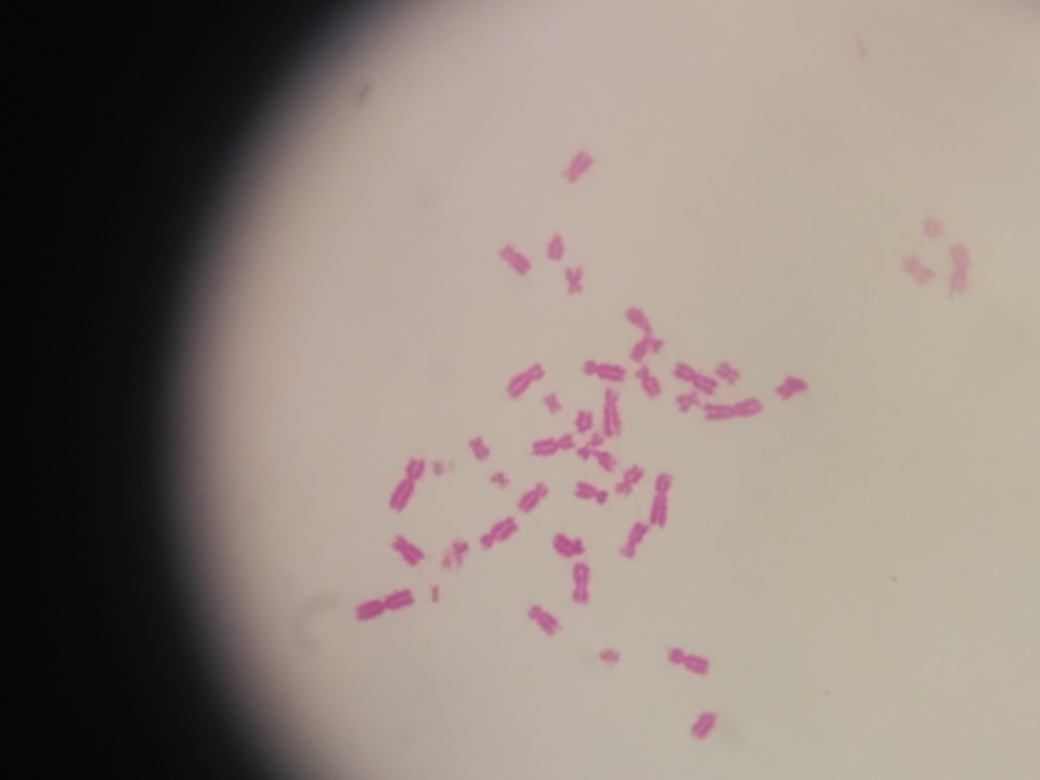
#> input picture image-processing/database/originals/1.jpg, 4160 x 3120 px (shown at 1/4 size); its folder holds only this picture in this run
$ jupyter execute --allow-errors colors_test.ipynb
#> lines starting #> are read from the running program, lines starting #| are printed output that depends on the picture
# Imports

[cell 1]
import cv2
import matplotlib.pyplot as plt
import numpy as np
from pathlib import Path

# Funções Helpers

## Desenha possíveis cromossomos

[cell 2]
# [13 lines left out: function draw_cp, not called in this run]

## Remove Ruídos

[cell 3]
# [10 lines left out: function remove_cp, not called in this run]

## Remove fundo branco

[cell 4]
# [10 lines left out: function clean_fundo, not called in this run]

# Paths uteis

[cell 5]
path = Path('database/originals')

# Brincando com as cores

## HSV, YCrCb e LAB paths

[cell 6]
HSV_path = 'tests/HSV'
Path(HSV_path).mkdir(parents=True, exist_ok=True)

YCrCb_path = 'tests/YCrCb'
Path(YCrCb_path).mkdir(parents=True, exist_ok=True)

LAB_path = 'tests/LAB'
Path(LAB_path).mkdir(parents=True, exist_ok=True)

RGB_path = 'tests/RGB'
Path(RGB_path).mkdir(parents=True, exist_ok=True)

## [Função] BGR imagens para HSV/YCrCb/LAB

[cell 7]
def other_colors(file, HSV_path, YCrCb_path, LAB_path, RGB_path):
#> called with HSV_path = 'tests/HSV', YCrCb_path = 'tests/YCrCb', LAB_path = 'tests/LAB', RGB_path = 'tests/RGB'
    image = cv2.imread(str(file))
#> image is the input picture: shape (3120, 4160, 3); mean B, G, R 124.9, 132.8, 144.8

    hsv = cv2.cvtColor(image, cv2.COLOR_BGR2HSV)
#> hsv: shape (3120, 4160, 3); mean H, S, V 22.8, 29.6, 144.8
    ycrcb = cv2.cvtColor(image, cv2.COLOR_BGR2YCrCb)
#> ycrcb: shape (3120, 4160, 3); mean of channels 0, 1, 2 135.5, 134.6, 122
    lab = cv2.cvtColor(image, cv2.COLOR_BGR2LAB)
#> lab: shape (3120, 4160, 3); mean of channels 0, 1, 2 140.4, 131.1, 133.7

    cv2.imwrite(HSV_path + '/' + file.name, hsv)
    cv2.imwrite(YCrCb_path + '/' + file.name, ycrcb)
    cv2.imwrite(LAB_path + '/' + file.name, lab)

    name = file.name.split('.')[0]

    h, s, v = cv2.split(hsv)
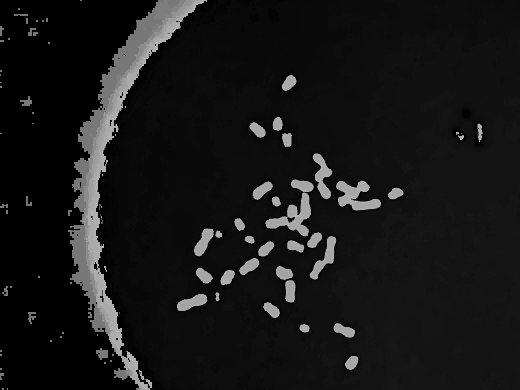
#> h: shape (3120, 4160) (shown at 1/8 size); min 0, max 179, mean 22.8
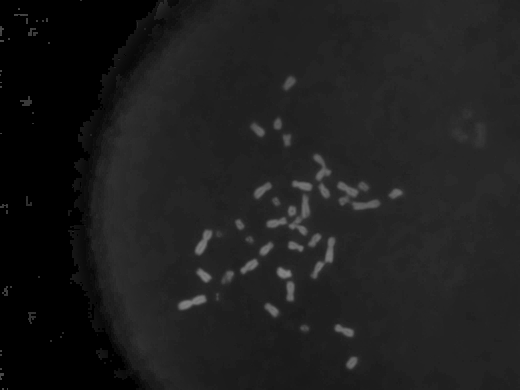
#> s: shape (3120, 4160) (shown at 1/8 size); min 0, max 138, mean 29.6
    cv2.imwrite(HSV_path + '/' + name + '_h.jpg', h)
    cv2.imwrite(HSV_path + '/' + name + '_s.jpg', s)
    cv2.imwrite(HSV_path + '/' + name + '_v.jpg', v)

    y, cr, cb = cv2.split(ycrcb)
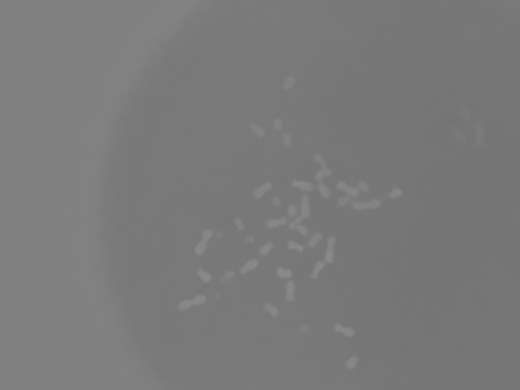
#> cb: shape (3120, 4160) (shown at 1/8 size); min 115, max 141, mean 122
    cv2.imwrite(YCrCb_path + '/' + name + '_y.jpg', y)
    cv2.imwrite(YCrCb_path + '/' + name + '_cr.jpg', cr)
    cv2.imwrite(YCrCb_path + '/' + name + '_cb.jpg', cb)

    l, a, b = cv2.split(ycrcb)
    cv2.imwrite(LAB_path + '/' + name + '_l.jpg', l)
    cv2.imwrite(LAB_path + '/' + name + '_a.jpg', a)
    cv2.imwrite(LAB_path + '/' + name + '_b.jpg', b)

    b, g, r = cv2.split(image)
    cv2.imwrite(RGB_path + '/' + name + '_b.jpg', b)
    cv2.imwrite(RGB_path + '/' + name + '_g.jpg', g)
    cv2.imwrite(RGB_path + '/' + name + '_r.jpg', r)

## Pegando as imagens originais

[cell 8]
files = [file for file in path.iterdir() if file.is_file()]

### Convertendo as imagens originais em outros sistemas de cores

[cell 9]
for file in files:
    other_colors(file, HSV_path, YCrCb_path, LAB_path, RGB_path)

# Brincando com a luminosidade e contraste

## Método 1

Ref:
- https://docs.opencv.org/3.4/d3/dc1/tutorial_basic_linear_transform.html
- https://docs.opencv.org/2.4/modules/core/doc/operations_on_arrays.html#convertscaleabs

### Paths utilizados

[cell 10]
LAB_contraste_lum_path = 'tests/LAB_contraste_luminosidade'
Path(LAB_contraste_lum_path).mkdir(parents=True, exist_ok=True)

RGB_contraste_lum_path = 'tests/RGB_contraste_luminosidade'
Path(RGB_contraste_lum_path).mkdir(parents=True, exist_ok=True)

YCrCb_contraste_lum_path = 'tests/YCrCb_contraste_luminosidade'
Path(YCrCb_contraste_lum_path).mkdir(parents=True, exist_ok=True)

### Alpha e Beta

[cell 11]
alpha = 1.5 # Contrast control (1.0-3.0)
beta = -80 # Brightness control (0-100)

### Altera imagens

[cell 12]
for file in files:
    image = cv2.imread(str(file))
    name = file.name.split('.')[0]

    lab= cv2.cvtColor(image, cv2.COLOR_BGR2LAB)
    l, a, b = cv2.split(lab)

    lnew = cv2.convertScaleAbs(l, alpha=alpha, beta=beta)

    limg = cv2.merge((lnew,a,b))
#> limg: shape (3120, 4160, 3); mean of channels 0, 1, 2 157.2, 131.1, 133.7
    cv2.imwrite(LAB_contraste_lum_path + '/' + name + '_l.jpg', lnew)
    cv2.imwrite(LAB_contraste_lum_path + '/' + name + '.jpg', limg)

    final = cv2.cvtColor(limg, cv2.COLOR_LAB2BGR)
    cv2.imwrite(RGB_contraste_lum_path + '/' + name + '.jpg', final)

    b, g, r = cv2.split(final)
    cv2.imwrite(RGB_contraste_lum_path + '/' + name + '_b.jpg', b)
    cv2.imwrite(RGB_contraste_lum_path + '/' + name + '_g.jpg', g)
    cv2.imwrite(RGB_contraste_lum_path + '/' + name + '_r.jpg', r)

    final = cv2.cvtColor(final, cv2.COLOR_RGB2YCrCb)
#> final: shape (3120, 4160, 3); mean of channels 0, 1, 2 148.1, 122.9, 135.4
    cv2.imwrite(YCrCb_contraste_lum_path + '/' + name + '.jpg', final)

    y, cr, cb = cv2.split(final)
    cv2.imwrite(YCrCb_contraste_lum_path + '/' + name + '_y.jpg', y)
    cv2.imwrite(YCrCb_contraste_lum_path + '/' + name + '_cr.jpg', cr)
    cv2.imwrite(YCrCb_contraste_lum_path + '/' + name + '_cb.jpg', cb)

## Método 2
Ref https://stackoverflow.com/a/41075028

### Paths utilizados

[cell 13]
LAB_contraste_path = 'tests/LAB_contraste'
Path(LAB_contraste_path).mkdir(parents=True, exist_ok=True)

RGB_contraste_path = 'tests/RGB_contraste'
Path(RGB_contraste_path).mkdir(parents=True, exist_ok=True)

YCrCb_contraste_path = 'tests/YCrCb_contraste'
Path(YCrCb_contraste_path).mkdir(parents=True, exist_ok=True)

### Altera imagens

[cell 14]
for file in files:
    image = cv2.imread(str(file))
    name = file.name.split('.')[0]

    lab= cv2.cvtColor(image, cv2.COLOR_BGR2LAB)
    l, a, b = cv2.split(lab)

    clahe = cv2.createCLAHE(clipLimit=3.0, tileGridSize=(8,8))
    cl = clahe.apply(l)

    #-----Merge the CLAHE enhanced L-channel with the a and b channel-----------
    limg = cv2.merge((cl,a,b))
#> limg: shape (3120, 4160, 3); mean of channels 0, 1, 2 146.7, 131.1, 133.7
    cv2.imwrite(LAB_contraste_path + '/' + name + '_l.jpg', cl)
    cv2.imwrite(LAB_contraste_path + '/' + name + '.jpg', limg)

    final = cv2.cvtColor(limg, cv2.COLOR_LAB2BGR)
    cv2.imwrite(RGB_contraste_path + '/' + name + '.jpg', final)

    b, g, r = cv2.split(final)
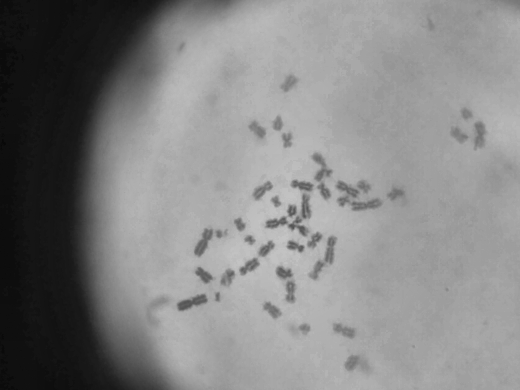
#> b: shape (3120, 4160) (shown at 1/8 size); min 4, max 198, mean 131.6
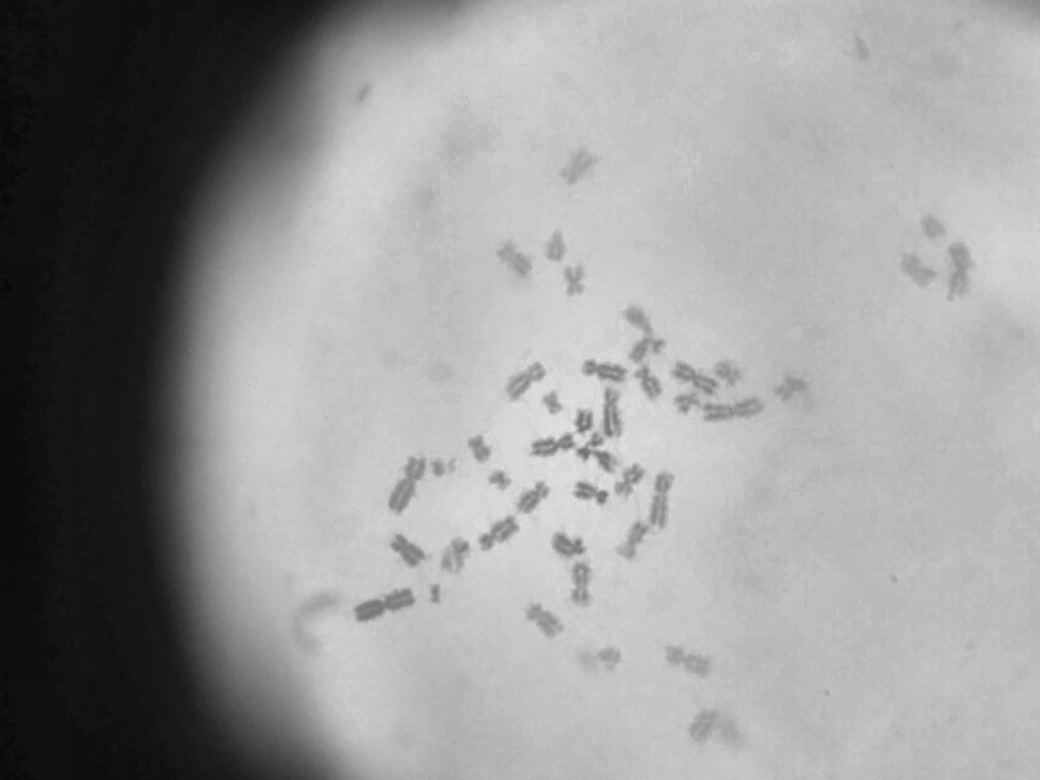
#> r: shape (3120, 4160) (shown at 1/4 size); min 3, max 233, mean 151.6
    cv2.imwrite(RGB_contraste_path + '/' + name + '_b.jpg', b)
    cv2.imwrite(RGB_contraste_path + '/' + name + '_g.jpg', g)
    cv2.imwrite(RGB_contraste_path + '/' + name + '_r.jpg', r)

    final = cv2.cvtColor(final, cv2.COLOR_RGB2YCrCb)
#> final: shape (3120, 4160, 3); mean of channels 0, 1, 2 138.6, 123, 135.3
    cv2.imwrite(YCrCb_contraste_lum_path + '/' + name + '.jpg', final)

    y, cr, cb = cv2.split(final)
    cv2.imwrite(YCrCb_contraste_path + '/' + name + '_y.jpg', y)
    cv2.imwrite(YCrCb_contraste_path + '/' + name + '_cr.jpg', cr)
    cv2.imwrite(YCrCb_contraste_path + '/' + name + '_cb.jpg', cb)

$ run again, on image-processing/database/originals/17.jpg
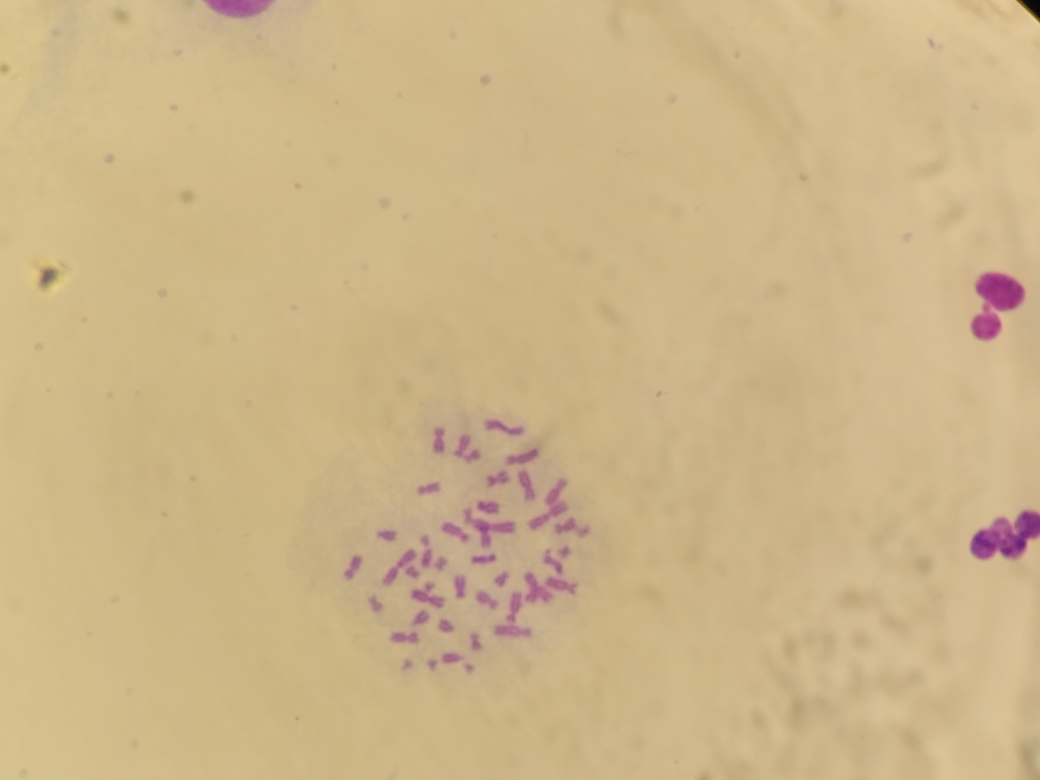
#> input picture image-processing/database/originals/17.jpg, 4160 x 3120 px (shown at 1/4 size)
#> in other_colors, image is the input picture: shape (3120, 4160, 3); mean B, G, R 137.3, 181, 205
#> hsv: shape (3120, 4160, 3); mean H, S, V 22.1, 84.9, 205
#> ycrcb: shape (3120, 4160, 3); mean of channels 0, 1, 2 183.2, 143.7, 102.1
#> lab: shape (3120, 4160, 3); mean of channels 0, 1, 2 190.7, 130.4, 153.5
#> `b, g, r = cv2.split(final)`:
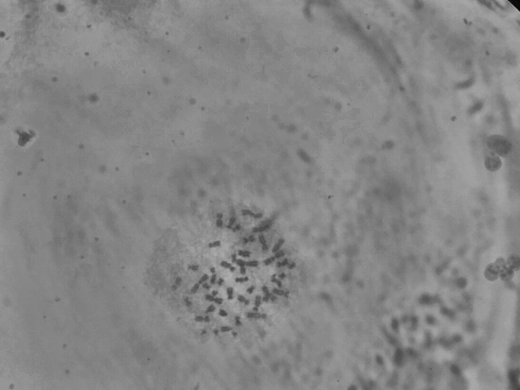
#> b: shape (3120, 4160) (shown at 1/8 size); min 0, max 184, mean 133.4
#> `y, cr, cb = cv2.split(final)`:
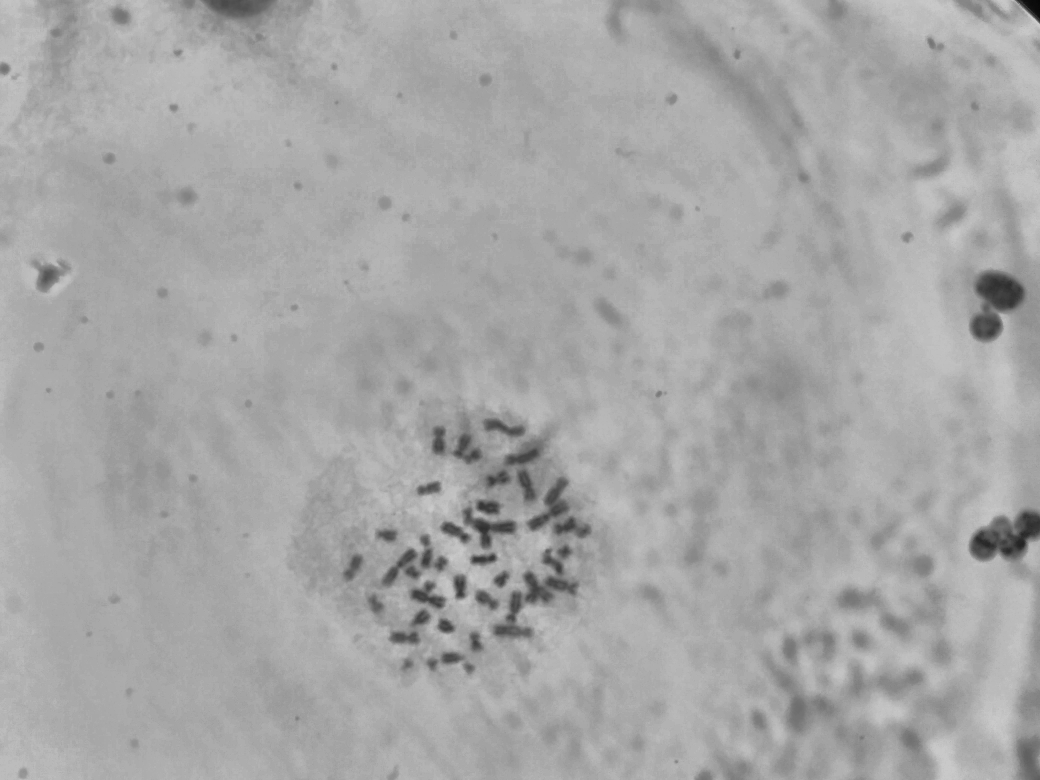
#> y: shape (3120, 4160) (shown at 1/4 size); min 2, max 218, mean 166.7

$ run again, on image-processing/database/originals/18.jpg
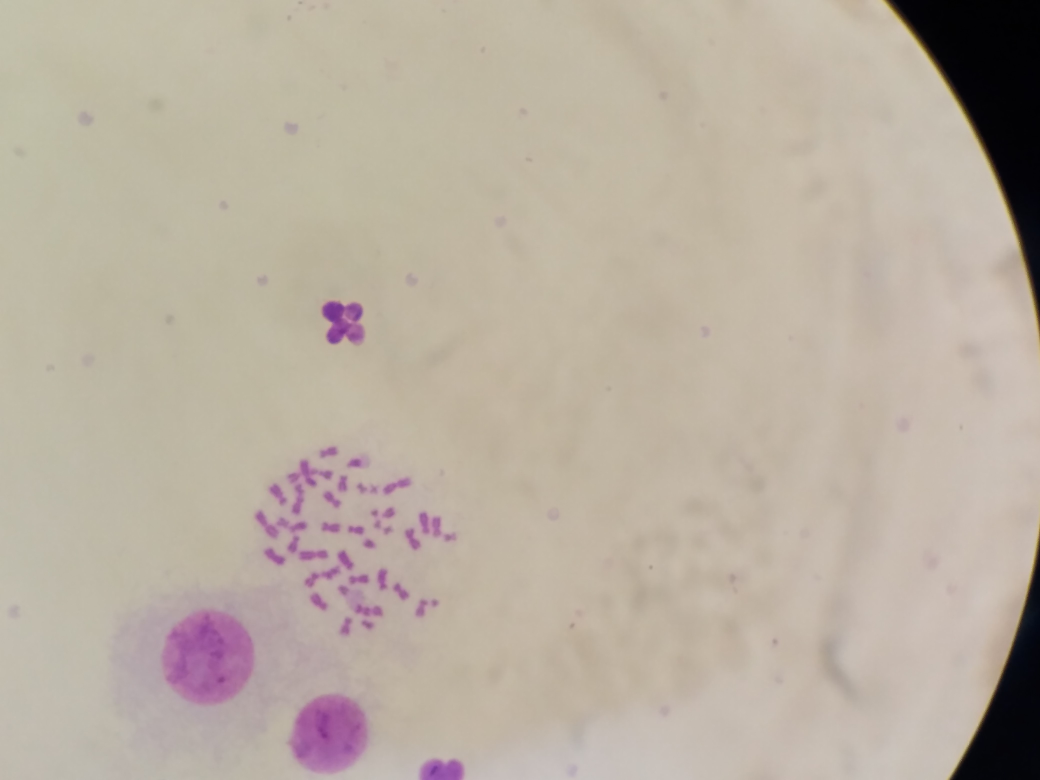
#> input picture image-processing/database/originals/18.jpg, 4160 x 3120 px (shown at 1/4 size)
#> in other_colors, image is the input picture: shape (3120, 4160, 3); mean B, G, R 160.8, 174.4, 185.4
#> hsv: shape (3120, 4160, 3); mean H, S, V 27.7, 39.6, 185.6
#> ycrcb: shape (3120, 4160, 3); mean of channels 0, 1, 2 176.1, 134.6, 119.3
#> lab: shape (3120, 4160, 3); mean of channels 0, 1, 2 182.7, 129.6, 136.5
#> `cl = clahe.apply(l)`:
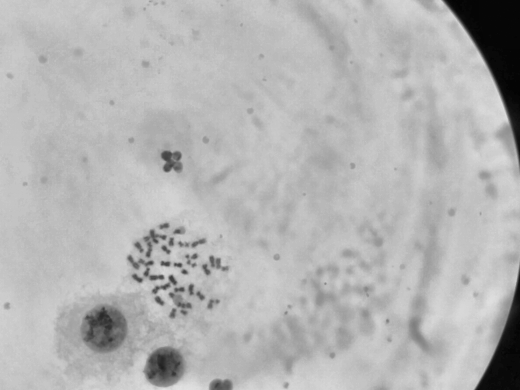
#> cl: shape (3120, 4160) (shown at 1/8 size); min 1, max 230, mean 180
#> `b, g, r = cv2.split(final)`:
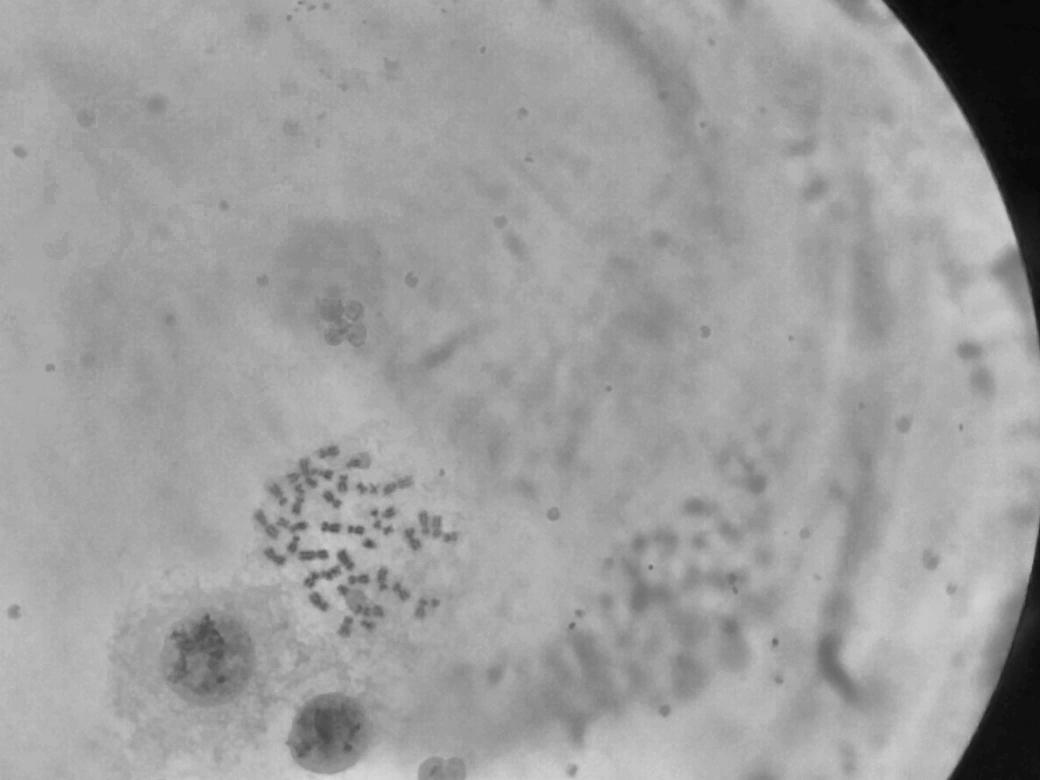
#> b: shape (3120, 4160) (shown at 1/4 size); min 0, max 219, mean 158.1
